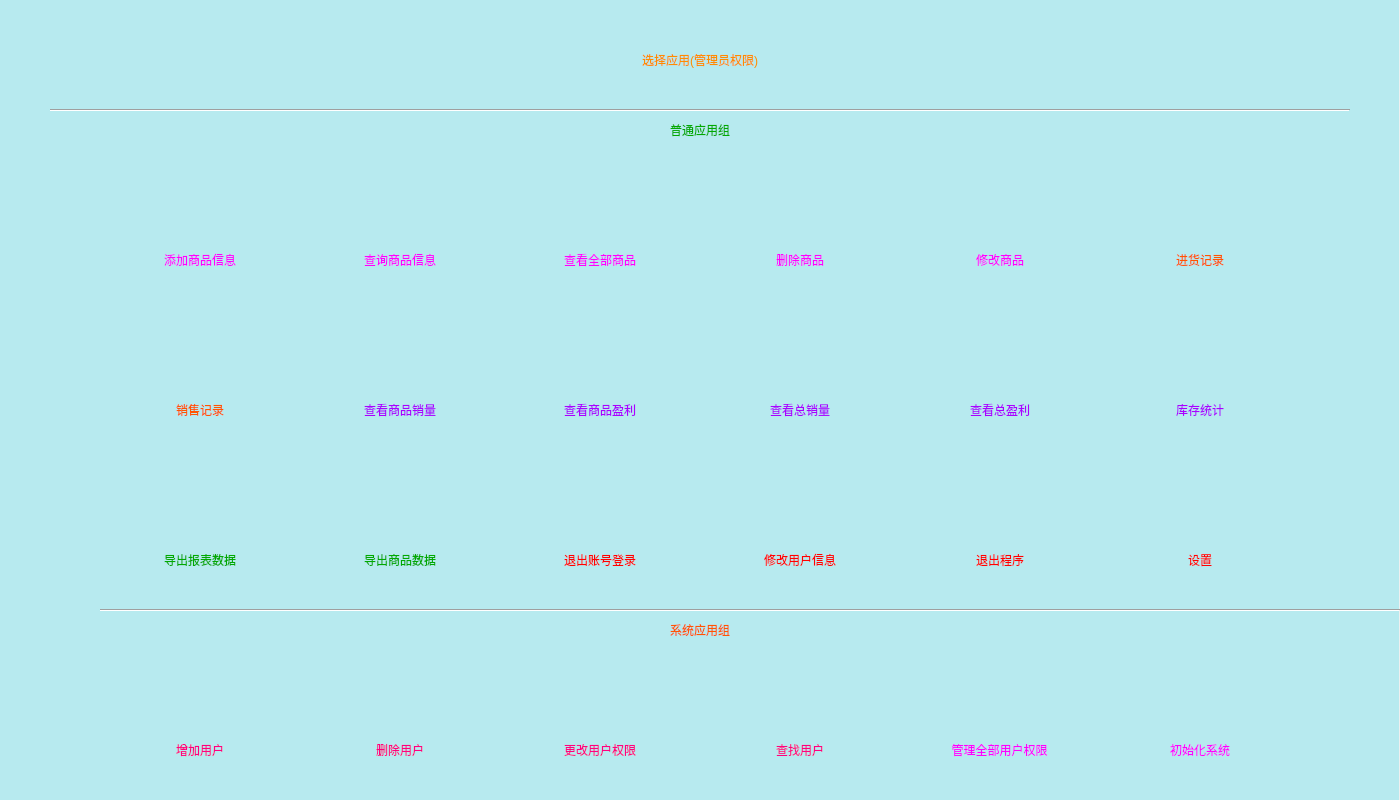
<?xml version="1.0" encoding="UTF-8"?>
<ui version="4.0">
 <class>RootView</class>
 <widget class="QMainWindow" name="RootView">
  <property name="geometry">
   <rect>
    <x>0</x>
    <y>0</y>
    <width>1400</width>
    <height>800</height>
   </rect>
  </property>
  <property name="windowTitle">
   <string>MainWindow</string>
  </property>
  <property name="styleSheet">
   <string notr="true"/>
  </property>
  <widget class="QWidget" name="centralwidget">
   <widget class="QLabel" name="label">
    <property name="geometry">
     <rect>
      <x>0</x>
      <y>-10</y>
      <width>1399</width>
      <height>1000</height>
     </rect>
    </property>
    <property name="styleSheet">
     <string notr="true">background-color: rgb(183, 234, 239);</string>
    </property>
    <property name="text">
     <string/>
    </property>
   </widget>
   <widget class="Line" name="line">
    <property name="geometry">
     <rect>
      <x>50</x>
      <y>100</y>
      <width>1300</width>
      <height>20</height>
     </rect>
    </property>
    <property name="orientation">
     <enum>Qt::Horizontal</enum>
    </property>
   </widget>
   <widget class="QPushButton" name="pushButton">
    <property name="geometry">
     <rect>
      <x>150</x>
      <y>150</y>
      <width>100</width>
      <height>100</height>
     </rect>
    </property>
    <property name="styleSheet">
     <string notr="true">background-color: rgb(183, 234, 239);
background-image: url(:/res/res/ICO/PaperPlus.png);background-color: rgba(154, 200, 233, 115);</string>
    </property>
    <property name="text">
     <string/>
    </property>
    <property name="flat">
     <bool>true</bool>
    </property>
   </widget>
   <widget class="QPushButton" name="pushButton_2">
    <property name="geometry">
     <rect>
      <x>350</x>
      <y>150</y>
      <width>100</width>
      <height>100</height>
     </rect>
    </property>
    <property name="styleSheet">
     <string notr="true">background-color: rgb(183, 234, 239);
background-image: url(:/res/res/ICO/Search.png);background-color: rgba(154, 200, 233, 115);</string>
    </property>
    <property name="text">
     <string/>
    </property>
    <property name="flat">
     <bool>true</bool>
    </property>
   </widget>
   <widget class="QPushButton" name="pushButton_3">
    <property name="geometry">
     <rect>
      <x>550</x>
      <y>150</y>
      <width>100</width>
      <height>100</height>
     </rect>
    </property>
    <property name="styleSheet">
     <string notr="true">background-color: rgb(183, 234, 239);
background-image: url(:/res/res/ICO/Paper.png);background-color: rgba(154, 200, 233, 115);</string>
    </property>
    <property name="text">
     <string/>
    </property>
    <property name="flat">
     <bool>true</bool>
    </property>
   </widget>
   <widget class="QPushButton" name="pushButton_4">
    <property name="geometry">
     <rect>
      <x>750</x>
      <y>150</y>
      <width>100</width>
      <height>100</height>
     </rect>
    </property>
    <property name="styleSheet">
     <string notr="true">background-color: rgb(183, 234, 239);
background-image: url(:/res/res/ICO/PaperFail.png);background-color: rgba(154, 200, 233, 115);</string>
    </property>
    <property name="text">
     <string/>
    </property>
    <property name="flat">
     <bool>true</bool>
    </property>
   </widget>
   <widget class="QPushButton" name="pushButton_5">
    <property name="geometry">
     <rect>
      <x>950</x>
      <y>150</y>
      <width>100</width>
      <height>100</height>
     </rect>
    </property>
    <property name="styleSheet">
     <string notr="true">background-color: rgb(183, 234, 239);
background-image: url(:/res/res/ICO/Edit.png);background-color: rgba(154, 200, 233, 115);</string>
    </property>
    <property name="text">
     <string/>
    </property>
    <property name="flat">
     <bool>true</bool>
    </property>
   </widget>
   <widget class="QPushButton" name="pushButton_6">
    <property name="geometry">
     <rect>
      <x>1150</x>
      <y>150</y>
      <width>100</width>
      <height>100</height>
     </rect>
    </property>
    <property name="styleSheet">
     <string notr="true">background-color: rgb(183, 234, 239);
background-image: url(:/res/res/ICO/Arrow-RightSquare.png);background-color: rgba(154, 200, 233, 115);</string>
    </property>
    <property name="text">
     <string/>
    </property>
    <property name="flat">
     <bool>true</bool>
    </property>
   </widget>
   <widget class="QPushButton" name="pushButton_7">
    <property name="geometry">
     <rect>
      <x>350</x>
      <y>300</y>
      <width>100</width>
      <height>100</height>
     </rect>
    </property>
    <property name="styleSheet">
     <string notr="true">background-color: rgb(183, 234, 239);
background-image: url(:/res/res/ICO/Calendar.png);background-color: rgba(154, 200, 233, 115);</string>
    </property>
    <property name="text">
     <string/>
    </property>
    <property name="flat">
     <bool>true</bool>
    </property>
   </widget>
   <widget class="QPushButton" name="pushButton_8">
    <property name="geometry">
     <rect>
      <x>950</x>
      <y>300</y>
      <width>100</width>
      <height>100</height>
     </rect>
    </property>
    <property name="styleSheet">
     <string notr="true">background-color: rgb(183, 234, 239);
background-image: url(:/res/res/ICO/Wallet.png);background-color: rgba(154, 200, 233, 115);</string>
    </property>
    <property name="text">
     <string/>
    </property>
    <property name="flat">
     <bool>true</bool>
    </property>
   </widget>
   <widget class="QPushButton" name="pushButton_9">
    <property name="geometry">
     <rect>
      <x>1150</x>
      <y>300</y>
      <width>100</width>
      <height>100</height>
     </rect>
    </property>
    <property name="styleSheet">
     <string notr="true">background-color: rgb(183, 234, 239);
background-image: url(:/res/res/ICO/Graph.png);background-color: rgba(154, 200, 233, 115);</string>
    </property>
    <property name="text">
     <string/>
    </property>
    <property name="flat">
     <bool>true</bool>
    </property>
   </widget>
   <widget class="QPushButton" name="pushButton_10">
    <property name="geometry">
     <rect>
      <x>150</x>
      <y>300</y>
      <width>100</width>
      <height>100</height>
     </rect>
    </property>
    <property name="styleSheet">
     <string notr="true">background-color: rgb(183, 234, 239);
background-image: url(:/res/res/ICO/Buy.png);background-color: rgba(154, 200, 233, 115);</string>
    </property>
    <property name="text">
     <string/>
    </property>
    <property name="flat">
     <bool>true</bool>
    </property>
   </widget>
   <widget class="QPushButton" name="pushButton_11">
    <property name="geometry">
     <rect>
      <x>750</x>
      <y>300</y>
      <width>100</width>
      <height>100</height>
     </rect>
    </property>
    <property name="styleSheet">
     <string notr="true">background-color: rgb(183, 234, 239);
background-image: url(:/res/res/ICO/Activity.png);background-color: rgba(154, 200, 233, 115);</string>
    </property>
    <property name="text">
     <string/>
    </property>
    <property name="flat">
     <bool>true</bool>
    </property>
   </widget>
   <widget class="QPushButton" name="pushButton_12">
    <property name="geometry">
     <rect>
      <x>550</x>
      <y>300</y>
      <width>100</width>
      <height>100</height>
     </rect>
    </property>
    <property name="styleSheet">
     <string notr="true">background-color: rgb(183, 234, 239);
background-image: url(:/res/res/Chart.png);background-color: rgba(154, 200, 233, 115);</string>
    </property>
    <property name="text">
     <string/>
    </property>
    <property name="flat">
     <bool>true</bool>
    </property>
   </widget>
   <widget class="QPushButton" name="pushButton_13">
    <property name="geometry">
     <rect>
      <x>350</x>
      <y>450</y>
      <width>100</width>
      <height>100</height>
     </rect>
    </property>
    <property name="styleSheet">
     <string notr="true">background-color: rgb(183, 234, 239);
background-image: url(:/res/res/ICO/Bookmark.png);background-color: rgba(154, 200, 233, 115);</string>
    </property>
    <property name="text">
     <string/>
    </property>
    <property name="flat">
     <bool>true</bool>
    </property>
   </widget>
   <widget class="QPushButton" name="pb_close">
    <property name="geometry">
     <rect>
      <x>950</x>
      <y>450</y>
      <width>100</width>
      <height>100</height>
     </rect>
    </property>
    <property name="styleSheet">
     <string notr="true">background-color: rgb(183, 234, 239);
background-image: url(:/res/res/ICO/CloseSquare.png);background-color: rgba(154, 200, 233, 115);</string>
    </property>
    <property name="text">
     <string/>
    </property>
    <property name="flat">
     <bool>true</bool>
    </property>
   </widget>
   <widget class="QPushButton" name="pushButton_15">
    <property name="geometry">
     <rect>
      <x>1150</x>
      <y>450</y>
      <width>100</width>
      <height>100</height>
     </rect>
    </property>
    <property name="styleSheet">
     <string notr="true">background-color: rgb(183, 234, 239);
background-image: url(:/res/res/ICO/Filter.png);background-color: rgba(154, 200, 233, 115);</string>
    </property>
    <property name="text">
     <string/>
    </property>
    <property name="flat">
     <bool>true</bool>
    </property>
   </widget>
   <widget class="QPushButton" name="pushButton_16">
    <property name="geometry">
     <rect>
      <x>150</x>
      <y>450</y>
      <width>100</width>
      <height>100</height>
     </rect>
    </property>
    <property name="styleSheet">
     <string notr="true">background-color: rgb(183, 234, 239);
background-image: url(:/res/res/ICO/Send.png);background-color: rgba(154, 200, 233, 115);</string>
    </property>
    <property name="text">
     <string/>
    </property>
    <property name="flat">
     <bool>true</bool>
    </property>
   </widget>
   <widget class="QPushButton" name="pushButton_17">
    <property name="geometry">
     <rect>
      <x>750</x>
      <y>450</y>
      <width>100</width>
      <height>100</height>
     </rect>
    </property>
    <property name="styleSheet">
     <string notr="true">background-color: rgb(183, 234, 239);
background-image: url(:/res/res/EditSquare.png);background-color: rgba(154, 200, 233, 115);</string>
    </property>
    <property name="text">
     <string/>
    </property>
    <property name="flat">
     <bool>true</bool>
    </property>
   </widget>
   <widget class="QPushButton" name="pb_logout">
    <property name="geometry">
     <rect>
      <x>550</x>
      <y>450</y>
      <width>100</width>
      <height>100</height>
     </rect>
    </property>
    <property name="styleSheet">
     <string notr="true">background-color: rgb(183, 234, 239);
background-image: url(:/res/res/ICO/Logout.png);background-color: rgba(154, 200, 233, 115);</string>
    </property>
    <property name="text">
     <string/>
    </property>
    <property name="flat">
     <bool>true</bool>
    </property>
   </widget>
   <widget class="Line" name="line_2">
    <property name="geometry">
     <rect>
      <x>100</x>
      <y>600</y>
      <width>1300</width>
      <height>20</height>
     </rect>
    </property>
    <property name="styleSheet">
     <string>font:9pt &quot;方正粗圆简体&quot;;
color: rgb(255, 0, 255);</string>
    </property>
    <property name="orientation">
     <enum>Qt::Horizontal</enum>
    </property>
   </widget>
   <widget class="QPushButton" name="pb_DeleteUser">
    <property name="geometry">
     <rect>
      <x>350</x>
      <y>640</y>
      <width>100</width>
      <height>100</height>
     </rect>
    </property>
    <property name="styleSheet">
     <string notr="true">background-color: rgb(183, 234, 239);
background-image: url(:/res/res/ICO/Delete.png);background-color: rgba(154, 200, 233, 115);</string>
    </property>
    <property name="text">
     <string/>
    </property>
    <property name="flat">
     <bool>true</bool>
    </property>
   </widget>
   <widget class="QPushButton" name="pb_SearchUser">
    <property name="geometry">
     <rect>
      <x>750</x>
      <y>640</y>
      <width>100</width>
      <height>100</height>
     </rect>
    </property>
    <property name="styleSheet">
     <string notr="true">background-color: rgb(183, 234, 239);
background-image: url(:/res/res/ICO/Scan.png);background-color: rgba(154, 200, 233, 115);</string>
    </property>
    <property name="text">
     <string/>
    </property>
    <property name="flat">
     <bool>true</bool>
    </property>
   </widget>
   <widget class="QPushButton" name="pushButton_21">
    <property name="geometry">
     <rect>
      <x>1150</x>
      <y>640</y>
      <width>100</width>
      <height>100</height>
     </rect>
    </property>
    <property name="styleSheet">
     <string notr="true">background-color: rgb(183, 234, 239);
background-image: url(:/res/res/ICO/Game.png);background-color: rgba(154, 200, 233, 115);</string>
    </property>
    <property name="text">
     <string/>
    </property>
    <property name="flat">
     <bool>true</bool>
    </property>
   </widget>
   <widget class="QPushButton" name="pb_SudoControl">
    <property name="geometry">
     <rect>
      <x>550</x>
      <y>640</y>
      <width>100</width>
      <height>100</height>
     </rect>
    </property>
    <property name="styleSheet">
     <string notr="true">background-color: rgb(183, 234, 239);
background-image: url(:/res/res/Swap.png);background-color: rgba(154, 200, 233, 115);</string>
    </property>
    <property name="text">
     <string/>
    </property>
    <property name="flat">
     <bool>true</bool>
    </property>
   </widget>
   <widget class="QPushButton" name="pushButton_23">
    <property name="geometry">
     <rect>
      <x>950</x>
      <y>640</y>
      <width>100</width>
      <height>100</height>
     </rect>
    </property>
    <property name="styleSheet">
     <string notr="true">background-color: rgb(183, 234, 239);
background-image: url(:/res/res/ICO/Unlock.png);background-color: rgba(154, 200, 233, 115);</string>
    </property>
    <property name="text">
     <string/>
    </property>
    <property name="flat">
     <bool>true</bool>
    </property>
   </widget>
   <widget class="QPushButton" name="pb_AddUser">
    <property name="geometry">
     <rect>
      <x>150</x>
      <y>640</y>
      <width>100</width>
      <height>100</height>
     </rect>
    </property>
    <property name="styleSheet">
     <string notr="true">background-color: rgb(183, 234, 239);
background-image: url(:/res/res/ICO/AddUser.png);background-color: rgba(154, 200, 233, 115);</string>
    </property>
    <property name="text">
     <string/>
    </property>
    <property name="flat">
     <bool>true</bool>
    </property>
   </widget>
   <widget class="QLabel" name="label_3">
    <property name="geometry">
     <rect>
      <x>400</x>
      <y>10</y>
      <width>600</width>
      <height>100</height>
     </rect>
    </property>
    <property name="styleSheet">
     <string notr="true">font: 30pt &quot;方正粗圆简体&quot;;
color: rgb(255, 140, 0);</string>
    </property>
    <property name="text">
     <string>选择应用(管理员权限)</string>
    </property>
    <property name="alignment">
     <set>Qt::AlignCenter</set>
    </property>
   </widget>
   <widget class="QLabel" name="label_16">
    <property name="geometry">
     <rect>
      <x>150</x>
      <y>250</y>
      <width>100</width>
      <height>20</height>
     </rect>
    </property>
    <property name="styleSheet">
     <string notr="true">font:9pt &quot;方正粗圆简体&quot;;
color: rgb(255, 0, 255);</string>
    </property>
    <property name="text">
     <string>添加商品信息</string>
    </property>
    <property name="alignment">
     <set>Qt::AlignCenter</set>
    </property>
   </widget>
   <widget class="QLabel" name="label_17">
    <property name="geometry">
     <rect>
      <x>350</x>
      <y>250</y>
      <width>100</width>
      <height>20</height>
     </rect>
    </property>
    <property name="styleSheet">
     <string notr="true">font:9pt &quot;方正粗圆简体&quot;;
color: rgb(255, 0, 255);</string>
    </property>
    <property name="text">
     <string>查询商品信息</string>
    </property>
    <property name="alignment">
     <set>Qt::AlignCenter</set>
    </property>
   </widget>
   <widget class="QLabel" name="label_18">
    <property name="geometry">
     <rect>
      <x>550</x>
      <y>250</y>
      <width>100</width>
      <height>20</height>
     </rect>
    </property>
    <property name="styleSheet">
     <string notr="true">font:9pt &quot;方正粗圆简体&quot;;
color: rgb(255, 0, 255);</string>
    </property>
    <property name="text">
     <string>查看全部商品</string>
    </property>
    <property name="alignment">
     <set>Qt::AlignCenter</set>
    </property>
   </widget>
   <widget class="QLabel" name="label_19">
    <property name="geometry">
     <rect>
      <x>750</x>
      <y>250</y>
      <width>100</width>
      <height>20</height>
     </rect>
    </property>
    <property name="styleSheet">
     <string notr="true">font:9pt &quot;方正粗圆简体&quot;;
color: rgb(255, 0, 255);</string>
    </property>
    <property name="text">
     <string>删除商品</string>
    </property>
    <property name="alignment">
     <set>Qt::AlignCenter</set>
    </property>
   </widget>
   <widget class="QLabel" name="label_20">
    <property name="geometry">
     <rect>
      <x>950</x>
      <y>250</y>
      <width>100</width>
      <height>20</height>
     </rect>
    </property>
    <property name="styleSheet">
     <string notr="true">font:9pt &quot;方正粗圆简体&quot;;
color: rgb(255, 0, 255);</string>
    </property>
    <property name="text">
     <string>修改商品</string>
    </property>
    <property name="alignment">
     <set>Qt::AlignCenter</set>
    </property>
   </widget>
   <widget class="QLabel" name="label_21">
    <property name="geometry">
     <rect>
      <x>1150</x>
      <y>250</y>
      <width>100</width>
      <height>20</height>
     </rect>
    </property>
    <property name="styleSheet">
     <string notr="true">font:9pt &quot;方正粗圆简体&quot;;
color: rgb(255, 85, 0);</string>
    </property>
    <property name="text">
     <string>进货记录</string>
    </property>
    <property name="alignment">
     <set>Qt::AlignCenter</set>
    </property>
   </widget>
   <widget class="QLabel" name="label_22">
    <property name="geometry">
     <rect>
      <x>1150</x>
      <y>400</y>
      <width>100</width>
      <height>20</height>
     </rect>
    </property>
    <property name="styleSheet">
     <string notr="true">font:9pt &quot;方正粗圆简体&quot;;
color: rgb(170, 0, 255);</string>
    </property>
    <property name="text">
     <string>库存统计</string>
    </property>
    <property name="alignment">
     <set>Qt::AlignCenter</set>
    </property>
   </widget>
   <widget class="QLabel" name="label_23">
    <property name="geometry">
     <rect>
      <x>150</x>
      <y>400</y>
      <width>100</width>
      <height>20</height>
     </rect>
    </property>
    <property name="styleSheet">
     <string notr="true">font:9pt &quot;方正粗圆简体&quot;;
color: rgb(255, 85, 0);</string>
    </property>
    <property name="text">
     <string>销售记录</string>
    </property>
    <property name="alignment">
     <set>Qt::AlignCenter</set>
    </property>
   </widget>
   <widget class="QLabel" name="label_24">
    <property name="geometry">
     <rect>
      <x>950</x>
      <y>400</y>
      <width>100</width>
      <height>20</height>
     </rect>
    </property>
    <property name="styleSheet">
     <string notr="true">font:9pt &quot;方正粗圆简体&quot;;
color: rgb(170, 0, 255);</string>
    </property>
    <property name="text">
     <string>查看总盈利</string>
    </property>
    <property name="alignment">
     <set>Qt::AlignCenter</set>
    </property>
   </widget>
   <widget class="QLabel" name="label_25">
    <property name="geometry">
     <rect>
      <x>350</x>
      <y>400</y>
      <width>100</width>
      <height>20</height>
     </rect>
    </property>
    <property name="styleSheet">
     <string notr="true">font:9pt &quot;方正粗圆简体&quot;;
color: rgb(170, 0, 255);</string>
    </property>
    <property name="text">
     <string>查看商品销量</string>
    </property>
    <property name="alignment">
     <set>Qt::AlignCenter</set>
    </property>
   </widget>
   <widget class="QLabel" name="label_26">
    <property name="geometry">
     <rect>
      <x>550</x>
      <y>400</y>
      <width>100</width>
      <height>20</height>
     </rect>
    </property>
    <property name="styleSheet">
     <string notr="true">font:9pt &quot;方正粗圆简体&quot;;
color: rgb(170, 0, 255);</string>
    </property>
    <property name="text">
     <string>查看商品盈利</string>
    </property>
    <property name="alignment">
     <set>Qt::AlignCenter</set>
    </property>
   </widget>
   <widget class="QLabel" name="label_27">
    <property name="geometry">
     <rect>
      <x>750</x>
      <y>400</y>
      <width>100</width>
      <height>20</height>
     </rect>
    </property>
    <property name="styleSheet">
     <string notr="true">font:9pt &quot;方正粗圆简体&quot;;
color: rgb(170, 0, 255);</string>
    </property>
    <property name="text">
     <string>查看总销量</string>
    </property>
    <property name="alignment">
     <set>Qt::AlignCenter</set>
    </property>
   </widget>
   <widget class="QLabel" name="label_28">
    <property name="geometry">
     <rect>
      <x>950</x>
      <y>550</y>
      <width>100</width>
      <height>20</height>
     </rect>
    </property>
    <property name="styleSheet">
     <string notr="true">font:9pt &quot;方正粗圆简体&quot;;
color: rgb(255, 0, 0);
</string>
    </property>
    <property name="text">
     <string>退出程序</string>
    </property>
    <property name="alignment">
     <set>Qt::AlignCenter</set>
    </property>
   </widget>
   <widget class="QLabel" name="label_29">
    <property name="geometry">
     <rect>
      <x>150</x>
      <y>550</y>
      <width>100</width>
      <height>20</height>
     </rect>
    </property>
    <property name="styleSheet">
     <string notr="true">font:9pt &quot;方正粗圆简体&quot;;
color: rgb(0, 170, 0);</string>
    </property>
    <property name="text">
     <string>导出报表数据</string>
    </property>
    <property name="alignment">
     <set>Qt::AlignCenter</set>
    </property>
   </widget>
   <widget class="QLabel" name="label_31">
    <property name="geometry">
     <rect>
      <x>350</x>
      <y>550</y>
      <width>100</width>
      <height>20</height>
     </rect>
    </property>
    <property name="styleSheet">
     <string notr="true">font:9pt &quot;方正粗圆简体&quot;;
color: rgb(0, 170, 0);</string>
    </property>
    <property name="text">
     <string>导出商品数据</string>
    </property>
    <property name="alignment">
     <set>Qt::AlignCenter</set>
    </property>
   </widget>
   <widget class="QLabel" name="label_33">
    <property name="geometry">
     <rect>
      <x>750</x>
      <y>550</y>
      <width>100</width>
      <height>20</height>
     </rect>
    </property>
    <property name="styleSheet">
     <string notr="true">font:9pt &quot;方正粗圆简体&quot;;
color: rgb(255, 0, 0);
</string>
    </property>
    <property name="text">
     <string>修改用户信息</string>
    </property>
    <property name="alignment">
     <set>Qt::AlignCenter</set>
    </property>
   </widget>
   <widget class="QLabel" name="label_34">
    <property name="geometry">
     <rect>
      <x>1150</x>
      <y>740</y>
      <width>100</width>
      <height>20</height>
     </rect>
    </property>
    <property name="styleSheet">
     <string notr="true">font:9pt &quot;方正粗圆简体&quot;;
color: rgb(255, 0, 255);</string>
    </property>
    <property name="text">
     <string>初始化系统</string>
    </property>
    <property name="alignment">
     <set>Qt::AlignCenter</set>
    </property>
   </widget>
   <widget class="QLabel" name="label_35">
    <property name="geometry">
     <rect>
      <x>150</x>
      <y>740</y>
      <width>100</width>
      <height>20</height>
     </rect>
    </property>
    <property name="styleSheet">
     <string notr="true">font:9pt &quot;方正粗圆简体&quot;;
color: rgb(255, 0, 127);</string>
    </property>
    <property name="text">
     <string>增加用户</string>
    </property>
    <property name="alignment">
     <set>Qt::AlignCenter</set>
    </property>
   </widget>
   <widget class="QLabel" name="label_36">
    <property name="geometry">
     <rect>
      <x>919</x>
      <y>740</y>
      <width>161</width>
      <height>20</height>
     </rect>
    </property>
    <property name="styleSheet">
     <string notr="true">font:9pt &quot;方正粗圆简体&quot;;
color: rgb(255, 0, 255);</string>
    </property>
    <property name="text">
     <string>管理全部用户权限</string>
    </property>
    <property name="alignment">
     <set>Qt::AlignCenter</set>
    </property>
   </widget>
   <widget class="QLabel" name="label_37">
    <property name="geometry">
     <rect>
      <x>350</x>
      <y>740</y>
      <width>100</width>
      <height>20</height>
     </rect>
    </property>
    <property name="styleSheet">
     <string notr="true">font:9pt &quot;方正粗圆简体&quot;;
color: rgb(255, 0, 127);</string>
    </property>
    <property name="text">
     <string>删除用户</string>
    </property>
    <property name="alignment">
     <set>Qt::AlignCenter</set>
    </property>
   </widget>
   <widget class="QLabel" name="label_38">
    <property name="geometry">
     <rect>
      <x>550</x>
      <y>740</y>
      <width>100</width>
      <height>20</height>
     </rect>
    </property>
    <property name="styleSheet">
     <string notr="true">font:9pt &quot;方正粗圆简体&quot;;
color: rgb(255, 0, 127);</string>
    </property>
    <property name="text">
     <string>更改用户权限</string>
    </property>
    <property name="alignment">
     <set>Qt::AlignCenter</set>
    </property>
   </widget>
   <widget class="QLabel" name="label_39">
    <property name="geometry">
     <rect>
      <x>750</x>
      <y>740</y>
      <width>100</width>
      <height>20</height>
     </rect>
    </property>
    <property name="styleSheet">
     <string notr="true">font:9pt &quot;方正粗圆简体&quot;;
color: rgb(255, 0, 127);</string>
    </property>
    <property name="text">
     <string>查找用户</string>
    </property>
    <property name="alignment">
     <set>Qt::AlignCenter</set>
    </property>
   </widget>
   <widget class="QLabel" name="label_2">
    <property name="geometry">
     <rect>
      <x>600</x>
      <y>615</y>
      <width>200</width>
      <height>30</height>
     </rect>
    </property>
    <property name="styleSheet">
     <string notr="true">color: rgb(255, 85, 0);
font: 12pt &quot;方正粗圆简体&quot;;</string>
    </property>
    <property name="text">
     <string>系统应用组</string>
    </property>
    <property name="alignment">
     <set>Qt::AlignCenter</set>
    </property>
   </widget>
   <widget class="QLabel" name="label_4">
    <property name="geometry">
     <rect>
      <x>600</x>
      <y>115</y>
      <width>200</width>
      <height>30</height>
     </rect>
    </property>
    <property name="styleSheet">
     <string notr="true">color: rgb(0, 170, 0);
font: 12pt &quot;方正粗圆简体&quot;;</string>
    </property>
    <property name="text">
     <string>普通应用组</string>
    </property>
    <property name="alignment">
     <set>Qt::AlignCenter</set>
    </property>
   </widget>
   <widget class="QLabel" name="label_30">
    <property name="geometry">
     <rect>
      <x>550</x>
      <y>550</y>
      <width>100</width>
      <height>20</height>
     </rect>
    </property>
    <property name="styleSheet">
     <string notr="true">font:9pt &quot;方正粗圆简体&quot;;
color: rgb(255, 0, 0);
</string>
    </property>
    <property name="text">
     <string>退出账号登录</string>
    </property>
    <property name="alignment">
     <set>Qt::AlignCenter</set>
    </property>
   </widget>
   <widget class="QLabel" name="label_32">
    <property name="geometry">
     <rect>
      <x>1150</x>
      <y>550</y>
      <width>100</width>
      <height>20</height>
     </rect>
    </property>
    <property name="styleSheet">
     <string notr="true">font:9pt &quot;方正粗圆简体&quot;;
color: rgb(255, 0, 0);
</string>
    </property>
    <property name="text">
     <string>设置</string>
    </property>
    <property name="alignment">
     <set>Qt::AlignCenter</set>
    </property>
   </widget>
  </widget>
  <widget class="QMenuBar" name="menubar">
   <property name="geometry">
    <rect>
     <x>0</x>
     <y>0</y>
     <width>1400</width>
     <height>23</height>
    </rect>
   </property>
  </widget>
 </widget>
 <resources/>
 <connections/>
</ui>
